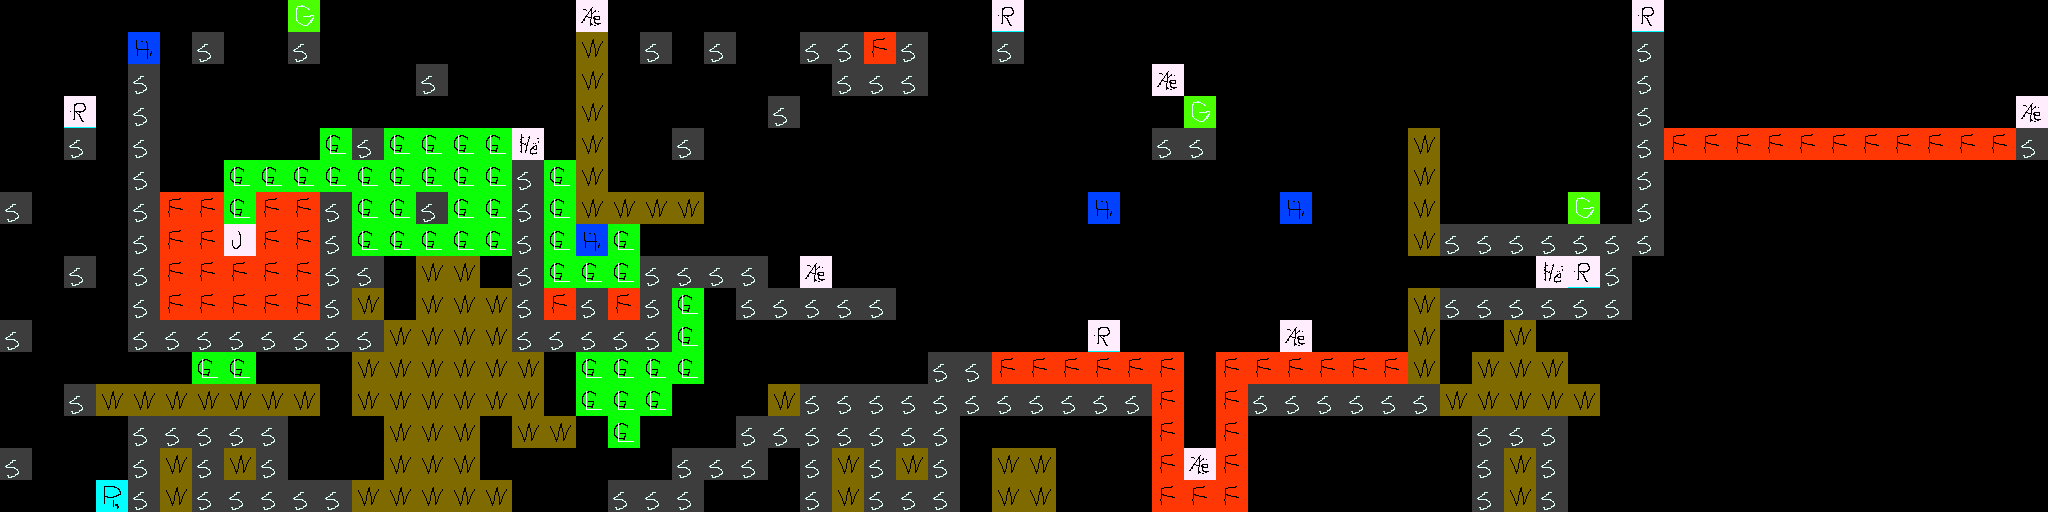

This is a level from a 2D game, rendered from its Tiled map with the project's own tilesets. A one-line summary and the map file follow, with tile-layer data summarised:
An orthogonal 64x16 tile map with 32x32 px tiles, 3 tile layers (Background, Solid, Misc), 1 hidden layer not drawn.

<map version="1.0" orientation="orthogonal" width="64" height="16" tilewidth="32" tileheight="32">
 <properties>
  <property name="completeMessage" value="Level 2 Complete!" />
  <property name="groundColor" value="0xffffff" />
  <property name="groundEmit" value="0x000000" />
  <property name="introMessage" value="Level 2 - The Village" />
  <property name="skyColor" value="0x000000" />
  <property name="skyEmit" value="0x000000" />
 </properties>
 <tileset firstgid="1" name="tiles2" tilewidth="32" tileheight="32">
  <image source="tiles.png" width="512" height="512" />
 </tileset>
 <layer name="Background" width="64" height="16">
  <data>[1024 cells, 191 non-empty, 3 distinct tile ids]</data>
 </layer>
 <layer name="Solid" width="64" height="16">
  <data>[1024 cells, 218 non-empty, 10 distinct tile ids]</data>
 </layer>
 <layer name="Foreground" width="64" height="16" visible="0">
  <data>[1024 cells, 0 non-empty, 0 distinct tile ids]</data>
 </layer>
 <layer name="Misc" width="64" height="16">
  <data>[1024 cells, 0 non-empty, 0 distinct tile ids]</data>
 </layer>
 <objectgroup name="Messages" width="64" height="16" />
</map>
